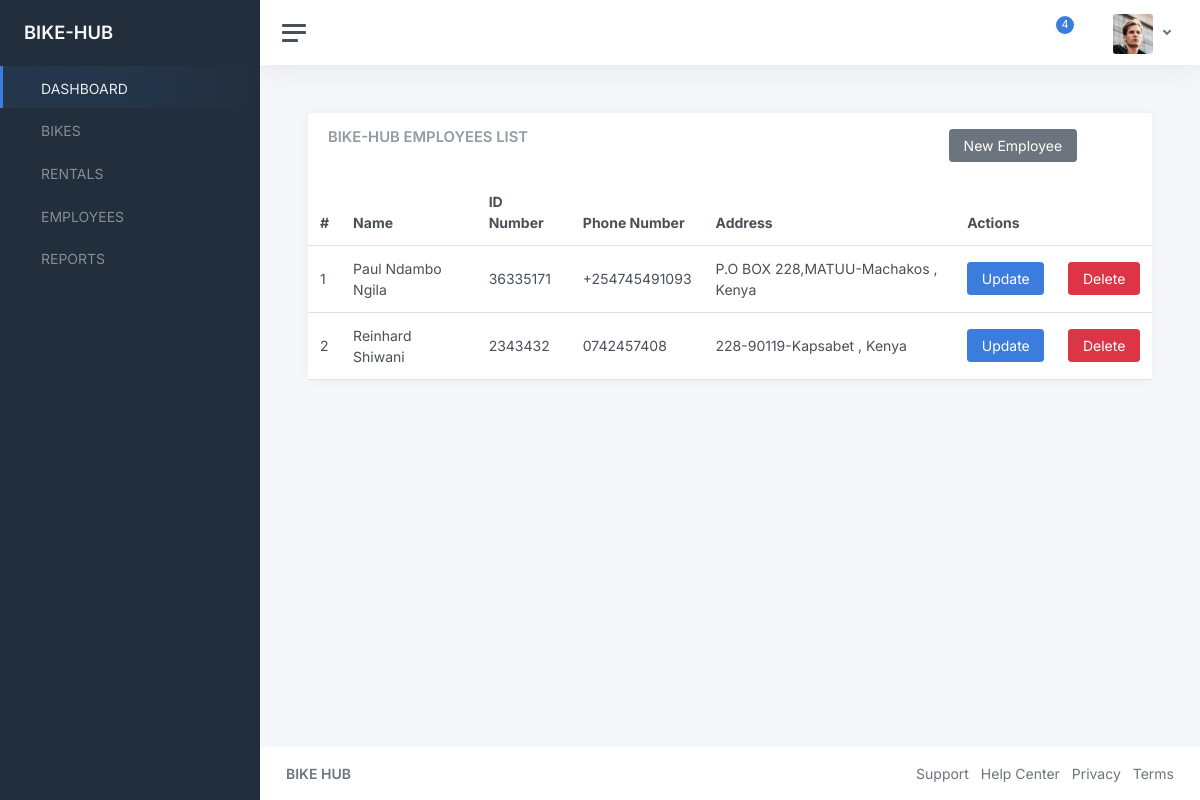
/employees/, run on the app's committed database.
### bikes/models.py (models this page shows, shortened)
class Employee(models.Model):
    user = models.OneToOneField(User, on_delete=models.PROTECT)
    name = models.CharField(max_length=200)
    gender = models.CharField(max_length=200, default="Male")
    id_number = models.CharField(max_length=200)
    phone_number = models.CharField(max_length=200)
    address = models.CharField(max_length=200)
    city = models.CharField(max_length=200)
    country = models.CharField(max_length=200)
    def employee_address(self):
        return self.address + "-"+self.city+" , "+self.country

### bikes/views.py (the view)
# urls.py: path("employees/", views.employees, name="employees"),
def employees(request):
    employees = Employee.objects.all()
    context = {
        "employees": employees
    }
    return render(request, "bikes/employees.html", context)

### templates/bikes/employees.html
{% extends "component-base.html" %}
{% block content %}
<main class="content">
	<div class="container-fluid p-0">
		<div class="row">
			<div class="col-12 col-lg-12 col-xxl-12 d-flex">
				<div class="card flex-fill">
					<div class="card-header">
						<div class="row">
							<div class="col-9">
								<h5 class="card-title mb-0">BIKE-HUB EMPLOYEES LIST</h5>
							</div>
							<div class="col-3">
								<a href="{% url 'new-employee' %}" class="btn btn-secondary">New Employee</a>
							</div>
						</div>
					</div>
					<table class="table table-hover my-0">
						<thead>
						<tr>
                            <th>#</th>
							<th>Name</th>
							<th>ID Number</th>
                			<th>Phone Number</th>
							<th>Address</th>
                			<th colspan="2">Actions</th>
						</tr>
						</thead>
						<tbody>
{% for employee in employees %}
			<tr>
                <td>{{employee.id}}</td>
				<td>{{employee.name}}</td>
                <td>{{employee.id_number}}</td>
                <td>{{employee.phone_number}}</td>
                <td>{{employee.employee_address}}</td>
				<td>
                  <a href="#" class="btn btn-primary">Update</a>
                </td>
                <td>
                    <a href="#" class="btn btn-danger">Delete</a>
                  </td>
				</tr>
{% endfor %}
						</tbody>
					</table>
				</div>
			</div>
		</div>
	</div>
</main>
{% endblock content %}

### data on the page
Employee: id "1", name "Paul Ndambo Ngila", id_number "36335171", phone_number "+254745491093", employee_address "P.O BOX 228,MATUU-Machakos , Kenya"
Employee: id "2", name "Reinhard Shiwani", id_number "2343432", phone_number "0742457408", employee_address "228-90119-Kapsabet , Kenya"
